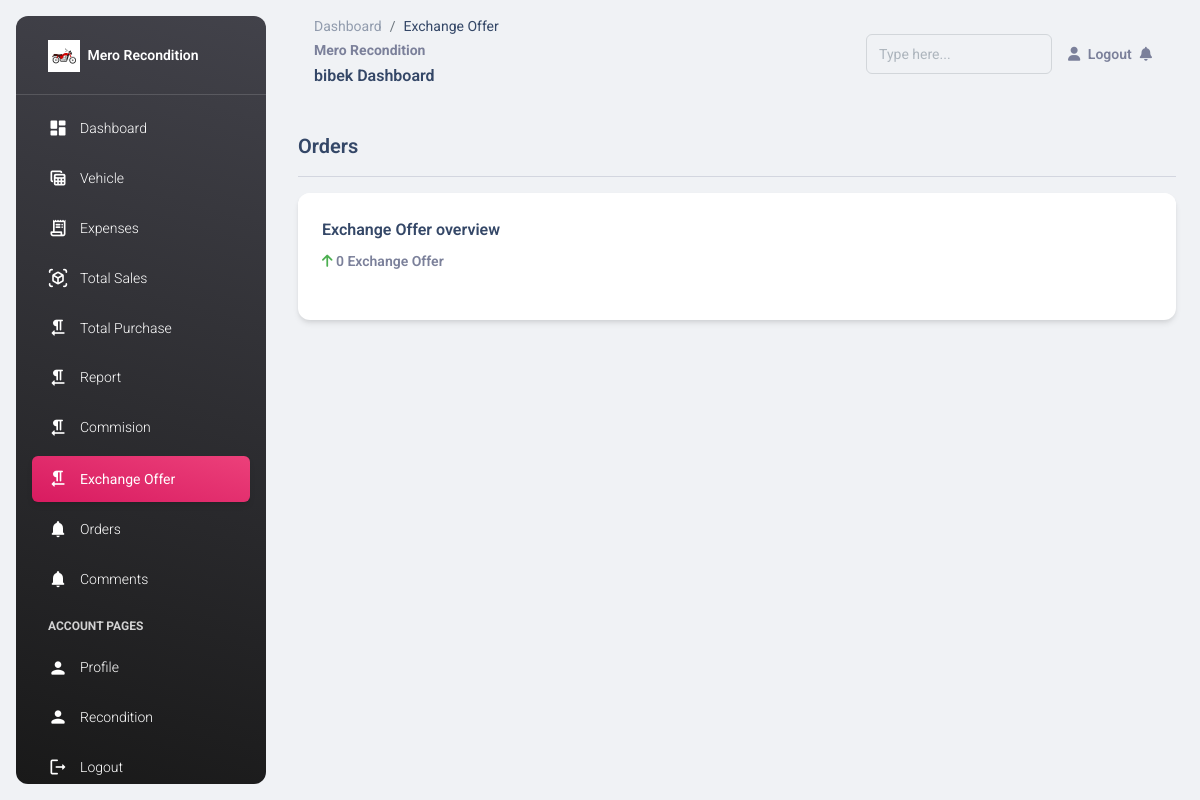
The app's page /recondition/exchange (signed in), older data.
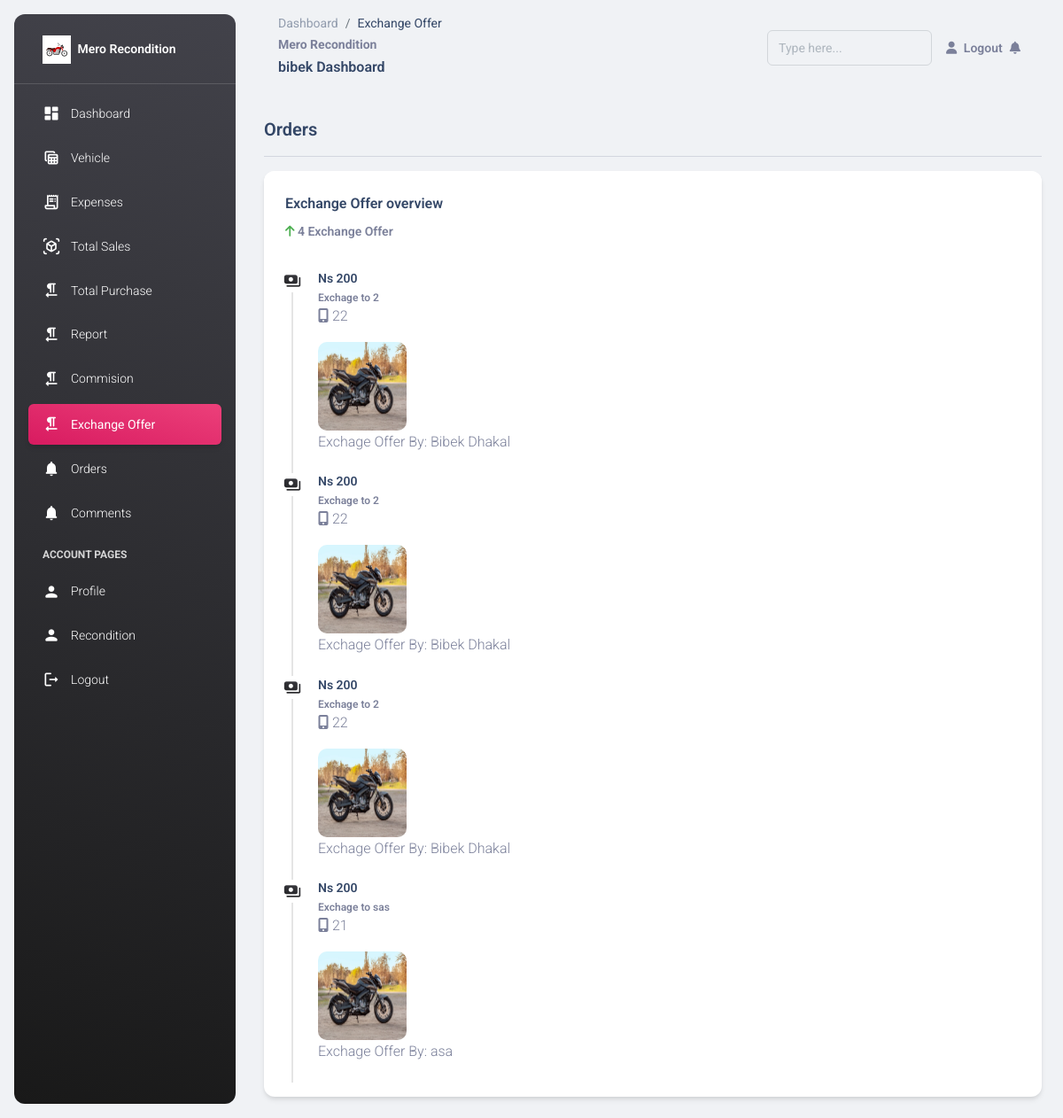
The same page, newer data.
### recon/models.py (models this page shows, shortened)
class Exchange(models.Model):
    id = models.AutoField(primary_key= True)
    vehicle = models.ForeignKey(Vehicle, related_name='vehicle_exchange', on_delete=models.CASCADE)
    number = models.BigIntegerField()
    name = models.CharField(max_length=200)
    bike_name = models.CharField(max_length=200)
    image = models.ImageField(upload_to="exchange")
    detail = models.CharField(max_length=400)
    objects = models.Manager()

class Vehicle(models.Model):
    id = models.AutoField(primary_key=True)
    user = models.ForeignKey(CustomUser, related_name = "user_vehicle", on_delete= models.CASCADE)
    type = models.ForeignKey(Category, related_name="vehicle_category", on_delete=models.DO_NOTHING)
    name = models.CharField(max_length=100)
    slug = models.SlugField(max_length=200, unique = True)
    cost_price = models.IntegerField()
    plate_no = models.CharField(max_length=50)
    maintainance_cost = models.IntegerField(blank=True, null =True)
    maintainance_detail = models.CharField(max_length=500, blank=True, null =True)
    purchase_date = models.DateField(blank=True)
    sold_date = models.DateField(blank=True, null =True)
    showing_price = models.IntegerField()
    sold_status = models.BooleanField(default=False)
    image = models.ImageField(upload_to = "vehicle", blank = True , null =True)
    sold_price = models.IntegerField(blank=True , null =True)
    remarks = models.CharField(max_length=1000, blank=True, null =True)
    book_no = models.CharField(max_length=200 , blank=True, null =True)
    insurance = models.CharField(max_length=1000, blank=True , null =True)
    run_km = models.IntegerField()
    modal = models.CharField(max_length = 200, blank=True, null =True)
    objects = models.Manager()

### recond/views.py (the view)
# urls.py: path('exchange', views.exchangeView, name ="exchange"),
def exchangeView(request):
    exchange = Exchange.objects.filter(vehicle__user = request.user)
    count = exchange.count()
    cc = {
        'exchange':exchange,
        'count':count
    }
    return render(request, "recondition/exchange.html", cc)

### templates/recondition/exchange.html (shortened to what this page needs)
{% extends 'recondition/homepage.html' %}
{% block pages %}
    <ol class="breadcrumb bg-transparent mb-0 pb-0 pt-1 px-0 me-sm-6 me-5">
        <li class="breadcrumb-item text-sm"><a class="opacity-5 text-dark" href="{%url 'recond:homepage'%}">Dashboard</a></li>
        <li class="breadcrumb-item text-sm text-dark active" aria-current="page">Exchange Offer</li>
    </ol>
{% endblock pages %}
{% block content %}
    <div class="container-fluid py-4">
        <h5>Orders</h5>
        <hr>
        <div class="row">
            <div class="col-12">
                <div class="card h-100">
                  <div class="card-header pb-0">
                    <h6>Exchange Offer overview</h6>
                    <p class="text-sm">
                      <i class="fa fa-arrow-up text-success" aria-hidden="true"></i>
                      <span class="font-weight-bold">{{count}} Exchange Offer</span>
                    </p>
                  </div>
                  <div class="card-body p-3">
                    <div class="timeline timeline-one-side">
                        {% for i in exchange  %}
                            <div class="timeline-block" >
                                <span class="timeline-step">
                                <i class="material-icons text-dark text-gradient">payments</i>
                                </span>
                                <div class="timeline-content" data-bs-toggle="modal" data-bs-target="#exampleModalOrder{{i.id}}">
                                <h6 class="text-dark text-sm font-weight-bold mb-0">{{i.vehicle.name}}</h6>
                                <p class="text-secondary font-weight-bold text-xs mt-1 mb-0">
                                   Exchage to {{i.bike_name}}
                                </p>
                                <p><i class="fa fa-mobile"></i> {{i.number}}</p>
                                <img src="{{i.vehicle.image.url}}" alt="{{i.vehicle.name}}" srcset="" style="height: 100px; width:100px; border-radius:10px;">
                                <p>Exchage Offer By: {{i.name}}</p>
                            </div>
                            </div>
                        {% endfor %}
                    </div>
                  </div>
                </div>
              </div>
        </div>
    </div>
{% endblock content %}

Row changes from the older to the newer data that the page shows:
added Exchange: vehicle.name "Ns 200", bike_name "2", number "22", vehicle.image (picture), name "Bibek Dhakal"
added Exchange: vehicle.name "Ns 200", bike_name "2", number "22", vehicle.image (picture), name "Bibek Dhakal"
added Exchange: vehicle.name "Ns 200", bike_name "2", number "22", vehicle.image (picture), name "Bibek Dhakal"
added Exchange: vehicle.name "Ns 200", bike_name "sas", number "21", vehicle.image (picture), name "asa"
Text that changed along with them:
{{ count }}: "0" → "4"
